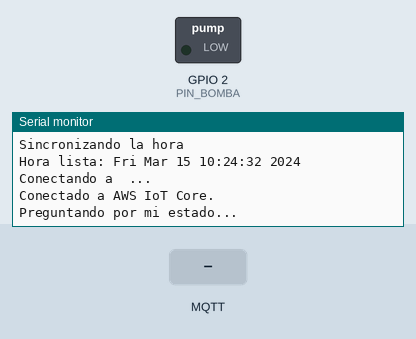
This sketch was run on a simulated ESP32. Shown: switched loads named in the sketch (green lamp = pin HIGH), the last lines printed to the serial monitor. The test bench sets the inputs (shaded band). WiFi joins after 1.5 s; servers stay silent unless stated; the local clock reads 2024-03-15 10:24:30 at power-on unless the sketch sets it; random numbers use the default seed unless the sketch sets one; no MQTT or app messages arrive unless stated; not simulated (calls return 0 or success): secretos.h.

Above: at 3.2 s.
3.3 s: MQTT message "1" arrives on the first subscribed topic
At 4.5 s:
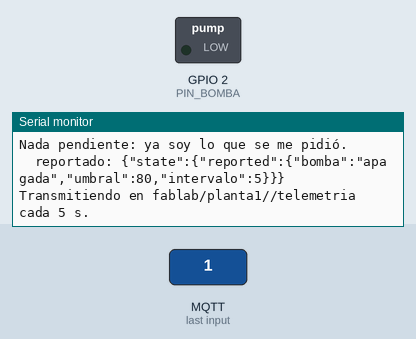
4.8 s: MQTT message "on" arrives on the first subscribed topic
At 4.96 s:
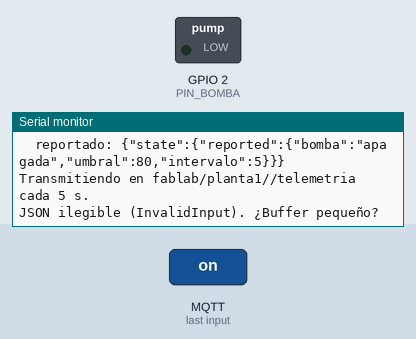
6.5 s: MQTT message "1" arrives on the second subscribed topic
At 8.0 s:
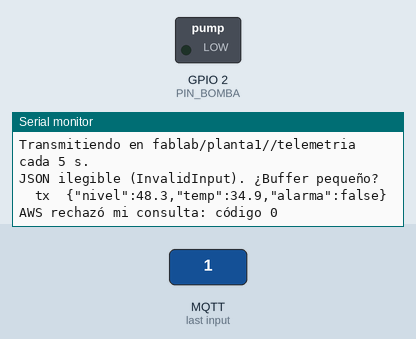

The sketch:

aws_shadow_esp32.ino
```cpp
/*
 * Device Shadow en un ESP32 — el mismo laboratorio, pero con un LED de verdad.
 *
 * QUÉ HACE
 *   Lo mismo que shadow_dispositivo.py, línea por línea:
 *
 *     TELEMETRÍA   publica nivel y temperatura en
 *                  fablab/planta1/TU-ID/telemetria
 *     ESTADO       obedece a su shadow: la bomba (el LED de la placa), el
 *                  umbral de alarma y cada cuántos segundos transmite
 *
 *   Y la gracia: **enciendes el LED desde la consola de AWS**, aunque la
 *   placa estuviera desenchufada cuando diste la orden. Al arrancar
 *   pregunta qué debía ser, y obedece.
 *
 * ANTES DE EMPEZAR
 *   1. Genera tus certificados, desde labs/04-device-shadow:
 *
 *          docker compose run --rm dispositivo python generar_secretos.py
 *
 *      Eso crea secretos.h aquí al lado. Ábrelo en el IDE (aparece como
 *      otra pestaña) y escribe tu WiFi.
 *
 *   2. Librerías (Gestor de librerías del IDE de Arduino):
 *          - PubSubClient, de Nick O'Leary
 *          - ArduinoJson, de Benoit Blanchon   (versión 7)
 *
 *   3. Placa: "ESP32 Dev Module".
 *
 *   4. APAGA el shadow_dispositivo.py de tu laptop antes de encender la
 *      placa. Los dos se identifican con el mismo nombre y AWS expulsa a
 *      uno de los dos, una y otra vez.
 *
 * LAS DOS TRAMPAS DE HACER ESTO EN UN MICRO
 *   Son las que hacen que este sketch no sea una traducción trivial del
 *   Python, y las dos fallan en silencio:
 *
 *   1. EL BUFFER DE MQTT. PubSubClient trae 256 bytes por defecto, y un
 *      documento de shadow pasa del kilobyte. Los mensajes que no caben
 *      **se descartan sin aviso**: la placa queda conectada y sorda. Por
 *      eso abajo hay un setBufferSize().
 *
 *   2. LA FECHA. Un certificado tiene periodo de validez. Si el reloj del
 *      chip está en 1970, AWS rechaza la conexión sin explicar por qué.
 *      Por eso se sincroniza la hora por NTP antes de conectar.
 *
 * LAS TRES REGLAS DEL SHADOW
 *   - El dispositivo escribe 'reported'. Nunca 'desired'.
 *   - La aplicación escribe 'desired'. Nunca 'reported'.
 *   - El 'delta' no lo escribe nadie: lo calcula AWS.
 */

#include <WiFi.h>
#include <WiFiClientSecure.h>
#include <PubSubClient.h>
#include <ArduinoJson.h>
#include <time.h>

#include "secretos.h"

// Nombres cortos para lo que viene de secretos.h.
#define WIFI_SSID      SECRETO_WIFI_SSID
#define WIFI_PASSWORD  SECRETO_WIFI_PASSWORD
#define AWS_ENDPOINT   SECRETO_AWS_ENDPOINT
#define ID             SECRETO_DISPOSITIVO_ID
#define AWS_ROOT_CA    SECRETO_ROOT_CA
#define CERTIFICADO    SECRETO_CERTIFICADO
#define LLAVE_PRIVADA  SECRETO_LLAVE_PRIVADA

// El LED de la placa hace de bomba. En la mayoría de los ESP32 Dev Module
// está en el GPIO 2; si el tuyo no enciende, prueba el 2, el 5 o mira el
// esquema de tu placa.
const int PIN_BOMBA = 2;

// ------------------------------------------------- el estado (va al shadow)
// Pocas cosas, cambian poco, y deben sobrevivir a un apagón.

bool bombaEncendida = false;
int  umbral         = 80;   // a partir de este nivel, alarma
int  intervalo      = 5;    // segundos entre transmisiones

// ------------------------------------------- la realidad física (se mide)
// Esto NO va al shadow: es una medición. Cambia a cada rato y lo que
// interesa de ella es la serie, no el último valor.

float nivel = 50.0;

// ------------------------------------------------------------------ topics
// Se arman en setup() porque llevan dentro el nombre de tu objeto.

char tTelemetria[96];
char tUpdate[96], tUpdateAceptado[96], tUpdateRechazado[96], tDelta[96];
char tGet[96], tGetAceptado[96], tGetRechazado[96];

WiFiClientSecure red;
PubSubClient mqtt(red);

bool          estadoListo    = false;  // ¿ya sabemos qué debemos ser?
int           peticiones     = 0;      // cuántas veces hemos pedido el /get
unsigned long tSuscrito      = 0;
unsigned long ultimoEnvio    = 0;

// ------------------------------------------------------------------ Wi-Fi

void conectarWifi() {
  Serial.printf("Conectando a %s", WIFI_SSID);
  WiFi.mode(WIFI_STA);
  WiFi.begin(WIFI_SSID, WIFI_PASSWORD);
  while (WiFi.status() != WL_CONNECTED) {
    delay(500);
    Serial.print(".");
  }
  Serial.printf("\nConectado. Mi IP es %s\n", WiFi.localIP().toString().c_str());
}

// Sin hora correcta, los certificados parecen caducados y AWS rechaza todo.
void sincronizarHora() {
  configTime(0, 0, "pool.ntp.org", "time.nist.gov");
  Serial.print("Sincronizando la hora");
  time_t ahora = time(nullptr);
  while (ahora < 1700000000) {   // cualquier fecha posterior a 2023
    delay(500);
    Serial.print(".");
    ahora = time(nullptr);
  }
  Serial.printf("\nHora lista: %s", ctime(&ahora));
}

// -------------------------------------------------------------- el estado

void aplicar(JsonObjectConst cambios) {
  // 'cambios' trae solo lo que hay que cambiar, no el estado completo: AWS
  // manda únicamente los campos que difieren.

  if (cambios["bomba"].is<const char*>()) {
    bombaEncendida = strcmp(cambios["bomba"], "encendida") == 0;
    // AQUÍ está la acción física de verdad. Primero se actúa; solo después
    // se reporta. Reportar algo que no hiciste es la peor mentira que puede
    // contar un dispositivo.
    digitalWrite(PIN_BOMBA, bombaEncendida ? HIGH : LOW);
    Serial.printf("  bomba -> %s\n", bombaEncendida ? "encendida" : "apagada");
  }

  if (cambios["umbral"].is<int>()) {
    umbral = cambios["umbral"];
    Serial.printf("  umbral -> %d\n", umbral);
  }

  if (cambios["intervalo"].is<int>()) {
    intervalo = cambios["intervalo"];
    Serial.printf("  intervalo -> %d s\n", intervalo);
  }
}

void reportar() {
  // Fíjate en la envoltura {"state":{"reported":{...}}}. Es obligatoria, y
  // olvidarla es el error número uno con shadows.
  JsonDocument doc;
  JsonObject rep = doc["state"]["reported"].to<JsonObject>();
  rep["bomba"]     = bombaEncendida ? "encendida" : "apagada";
  rep["umbral"]    = umbral;
  rep["intervalo"] = intervalo;

  char carga[256];
  serializeJson(doc, carga, sizeof(carga));
  mqtt.publish(tUpdate, carga);
  Serial.printf("  reportado: %s\n", carga);
}

void pedirEstado() {
  // "AWS, ¿qué debería ser yo?". La respuesta llega por tGetAceptado, o por
  // tGetRechazado con un 404 si el shadow todavía no existe.
  Serial.println("Preguntando por mi estado...");
  mqtt.publish(tGet, "");
  peticiones++;
  tSuscrito = millis();
}

// ----------------------------------------------------------- la telemetría

void transmitir() {
  // El nivel depende de la bomba: por eso, cuando cambias el shadow, lo ves
  // en los datos. El estado es la perilla; la telemetría es el efecto.
  if (bombaEncendida) {
    nivel += random(20, 60) / 10.0;
  } else {
    nivel -= random(10, 40) / 10.0;
  }
  if (nivel < 0)   nivel = 0;
  if (nivel > 100) nivel = 100;

  float temp = random(180, 360) / 10.0;
  bool alarma = nivel > umbral;

  char carga[128];
  snprintf(carga, sizeof(carga),
           "{\"nivel\":%.1f,\"temp\":%.1f,\"alarma\":%s}",
           nivel, temp, alarma ? "true" : "false");

  mqtt.publish(tTelemetria, carga);
  Serial.printf("  tx  %s\n", carga);
}

// ---------------------------------------------------------------- recibir

void alRecibir(char* topic, byte* carga, unsigned int largo) {
  JsonDocument doc;
  DeserializationError error = deserializeJson(doc, carga, largo);

  if (error) {
    // Si ves esto, lo más probable es que el mensaje no cupiera en el buffer
    // de MQTT y llegara cortado. Sube el setBufferSize() de setup().
    Serial.printf("JSON ilegible (%s). ¿Buffer pequeño?\n", error.c_str());
    return;
  }

  // --- La respuesta a nuestro /get ---------------------------------------
  if (strcmp(topic, tGetAceptado) == 0) {
    JsonObjectConst pendiente = doc["state"]["delta"];

    if (!pendiente.isNull()) {
      // Mientras estábamos apagados, alguien pidió algo que no hemos hecho.
      Serial.println("\nHabía algo pendiente mientras estaba apagado:");
      aplicar(pendiente);
    } else {
      Serial.println("Nada pendiente: ya soy lo que se me pidió.");
    }

    reportar();
    estadoListo = true;
    Serial.printf("\nTransmitiendo en %s cada %d s.\n\n", tTelemetria, intervalo);
  }

  // --- Todavía no existe --------------------------------------------------
  else if (strcmp(topic, tGetRechazado) == 0) {
    if (doc["code"] == 404) {
      // Normal la primera vez: el shadow no se crea hasta que alguien
      // escribe en él. Lo creamos nosotros, reportando lo que somos.
      Serial.println("Todavía no tengo shadow. Lo creo con mi estado actual.");
      reportar();
      estadoListo = true;
      Serial.printf("\nTransmitiendo en %s cada %d s.\n\n", tTelemetria, intervalo);
    } else {
      Serial.printf("AWS rechazó mi consulta: código %d\n", (int)doc["code"]);
    }
  }

  // --- Una orden nueva, estando encendidos --------------------------------
  else if (strcmp(topic, tDelta) == 0) {
    Serial.println("\nOrden recibida:");
    aplicar(doc["state"]);
    reportar();
    Serial.println();
  }

  // --- AWS confirma --------------------------------------------------------
  else if (strcmp(topic, tUpdateAceptado) == 0) {
    Serial.printf("  (shadow guardado, versión %ld)\n", (long)doc["version"]);
  }

  // --- AWS no lo guardó ----------------------------------------------------
  else if (strcmp(topic, tUpdateRechazado) == 0) {
    Serial.printf("  AWS RECHAZÓ la actualización: código %d\n", (int)doc["code"]);
    Serial.println("  Un 400 suele ser JSON mal formado; un 409, que alguien");
    Serial.println("  escribió antes que tú y tu versión ya estaba vieja.");
  }
}

// ----------------------------------------------------------------- conectar

void conectarAws() {
  while (!mqtt.connected()) {
    Serial.printf("Conectando a %s ...\n", AWS_ENDPOINT);

    if (mqtt.connect(ID)) {
      Serial.println("Conectado a AWS IoT Core.\n");

      // Primero suscribirse a las respuestas, siempre. Si publicaras el
      // /get antes, la respuesta saldría al topic sin que nadie la
      // escuchara y la perderías, sin ningún error que lo explique.
      //
      // Nada de comodines aquí ($aws/things/X/shadow/#): AWS se reserva
      // añadir topics nuevos a esa estructura, y el día que lo haga tu
      // dispositivo recibiría mensajes que no sabe interpretar.
      mqtt.subscribe(tGetAceptado);
      mqtt.subscribe(tGetRechazado);
      mqtt.subscribe(tDelta);
      mqtt.subscribe(tUpdateAceptado);
      mqtt.subscribe(tUpdateRechazado);

      // Le damos un respiro al servidor para que registre las suscripciones
      // antes de preguntar. PubSubClient no avisa de cuándo AWS las
      // confirma, así que esperamos un poco y, si no hay respuesta,
      // volvemos a preguntar desde loop().
      estadoListo = false;
      peticiones  = 0;
      tSuscrito   = millis();

      for (int i = 0; i < 20; i++) {
        mqtt.loop();
        delay(50);
      }
      pedirEstado();

    } else {
      // -2 : certificados mal pegados, hora incorrecta o endpoint equivocado.
      //  5 : la politica no te deja conectarte con ese client-id, o hay
      //      otro cliente usando el mismo nombre (¿el script de tu laptop?).
      Serial.printf("Falló (código %d). Reintento en 5 s.\n", mqtt.state());
      delay(5000);
    }
  }
}

// ------------------------------------------------------------------ sketch

void setup() {
  Serial.begin(115200);
  delay(500);

  pinMode(PIN_BOMBA, OUTPUT);
  digitalWrite(PIN_BOMBA, LOW);

  // Los topics del shadow los impone AWS y llevan dentro el nombre de tu
  // objeto. El de telemetría lo inventaste tú en el laboratorio 03.
  snprintf(tTelemetria,      sizeof(tTelemetria),      "fablab/planta1/%s/telemetria", ID);
  snprintf(tUpdate,          sizeof(tUpdate),          "$aws/things/%s/shadow/update", ID);
  snprintf(tUpdateAceptado,  sizeof(tUpdateAceptado),  "$aws/things/%s/shadow/update/accepted", ID);
  snprintf(tUpdateRechazado, sizeof(tUpdateRechazado), "$aws/things/%s/shadow/update/rejected", ID);
  snprintf(tDelta,           sizeof(tDelta),           "$aws/things/%s/shadow/update/delta", ID);
  snprintf(tGet,             sizeof(tGet),             "$aws/things/%s/shadow/get", ID);
  snprintf(tGetAceptado,     sizeof(tGetAceptado),     "$aws/things/%s/shadow/get/accepted", ID);
  snprintf(tGetRechazado,    sizeof(tGetRechazado),    "$aws/things/%s/shadow/get/rejected", ID);

  conectarWifi();
  sincronizarHora();

  red.setCACert(AWS_ROOT_CA);
  red.setCertificate(CERTIFICADO);
  red.setPrivateKey(LLAVE_PRIVADA);

  mqtt.setServer(AWS_ENDPOINT, 8883);
  mqtt.setCallback(alRecibir);

  // LA LÍNEA QUE SALVA EL LABORATORIO.
  //
  // PubSubClient trae un buffer de 256 bytes. El documento que devuelve
  // /get pasa del kilobyte, porque AWS le añade la metadata con la fecha de
  // cada campo. Lo que no cabe se descarta EN SILENCIO: la placa se queda
  // conectada, suscrita y sorda, sin un solo mensaje de error.
  //
  // 4 KB sobran para este laboratorio. Si algún día tu shadow crece, el
  // síntoma será exactamente ese silencio, y esta es la línea a tocar.
  mqtt.setBufferSize(4096);
}

void loop() {
  if (!mqtt.connected()) {
    conectarAws();
  }
  mqtt.loop();

  // Si AWS no nos ha contestado al /get, insistimos cada 5 segundos. Puede
  // pasar si la suscripción no estaba registrada del todo cuando
  // preguntamos.
  if (!estadoListo && millis() - tSuscrito > 5000) {
    if (peticiones < 5) {
      pedirEstado();
    } else {
      Serial.println("AWS no responde al /get. Revisa que tu política");
      Serial.println("autorice los topics $aws/things/.../shadow/*");
      tSuscrito = millis();
    }
  }

  // No transmitimos hasta saber qué estado debemos tener. Un equipo que
  // empieza a mandar datos antes de leer su configuración transmite con
  // valores que quizá ya no son los correctos.
  if (estadoListo && millis() - ultimoEnvio >= (unsigned long)intervalo * 1000UL) {
    ultimoEnvio = millis();
    transmitir();
  }
}
```

Measured:
- after the input at 3.3 s, the serial monitor: prints a new line at once (image 1)
- after the input at 4.8 s, the serial monitor: prints a new line at once (image 2)
- after the input at 6.5 s, the serial monitor: prints a new line at once (image 3)
